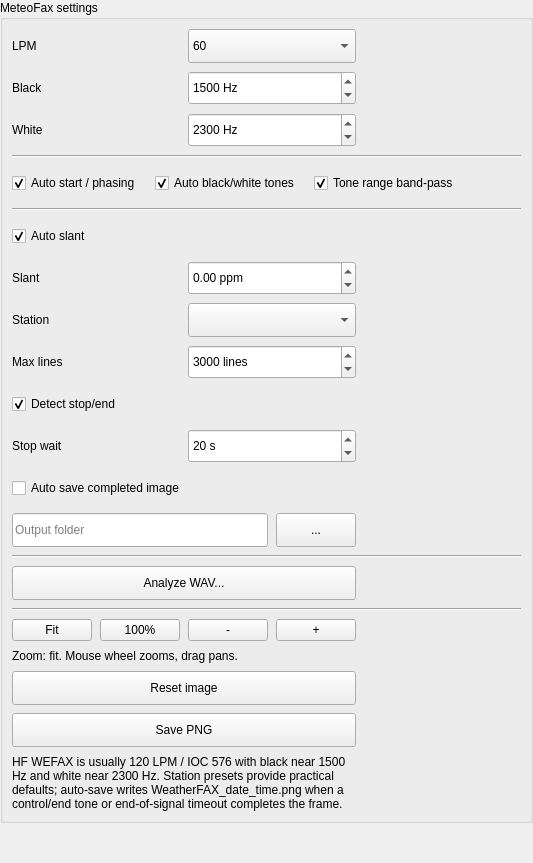
           <widget class="QWidget" name="pageFaxSettings">
            <layout class="QVBoxLayout" name="faxSettingsOuterLayout">
             <property name="spacing">
              <number>8</number>
             </property>
             <property name="leftMargin">
              <number>0</number>
             </property>
             <property name="topMargin">
              <number>0</number>
             </property>
             <property name="rightMargin">
              <number>0</number>
             </property>
             <property name="bottomMargin">
              <number>0</number>
             </property>
             <item>
              <widget class="QGroupBox" name="grpFaxSettings">
               <property name="title">
                <string>MeteoFax settings</string>
               </property>
               <layout class="QGridLayout" name="faxSettingsGridLayout">
                <property name="horizontalSpacing">
                 <number>8</number>
                </property>
                <property name="verticalSpacing">
                 <number>8</number>
                </property>
                <item row="0" column="0">
                 <widget class="QLabel" name="lblFaxLpm">
                  <property name="minimumSize">
                   <size>
                    <width>70</width>
                    <height>34</height>
                   </size>
                  </property>
                  <property name="text">
                   <string>LPM</string>
                  </property>
                 </widget>
                </item>
                <item row="0" column="1">
                 <widget class="QComboBox" name="cmbFaxLpm">
                  <property name="minimumSize">
                   <size>
                    <width>120</width>
                    <height>34</height>
                   </size>
                  </property>
                  <item>
                   <property name="text">
                    <string>60</string>
                   </property>
                  </item>
                  <item>
                   <property name="text">
                    <string>90</string>
                   </property>
                  </item>
                  <item>
                   <property name="text">
                    <string>100</string>
                   </property>
                  </item>
                  <item>
                   <property name="text">
                    <string>120</string>
                   </property>
                  </item>
                  <item>
                   <property name="text">
                    <string>180</string>
                   </property>
                  </item>
                  <item>
                   <property name="text">
                    <string>240</string>
                   </property>
                  </item>
                 </widget>
                </item>
                <item row="1" column="0">
                 <widget class="QLabel" name="lblFaxBlackHz">
                  <property name="minimumSize">
                   <size>
                    <width>70</width>
                    <height>34</height>
                   </size>
                  </property>
                  <property name="text">
                   <string>Black</string>
                  </property>
                 </widget>
                </item>
                <item row="1" column="1">
                 <widget class="QSpinBox" name="spinFaxBlackHz">
                  <property name="minimumSize">
                   <size>
                    <width>120</width>
                    <height>34</height>
                   </size>
                  </property>
                  <property name="minimum">
                   <number>300</number>
                  </property>
                  <property name="maximum">
                   <number>3000</number>
                  </property>
                  <property name="singleStep">
                   <number>10</number>
                  </property>
                  <property name="value">
                   <number>1500</number>
                  </property>
                  <property name="suffix">
                   <string> Hz</string>
                  </property>
                 </widget>
                </item>
                <item row="2" column="0">
                 <widget class="QLabel" name="lblFaxWhiteHz">
                  <property name="minimumSize">
                   <size>
                    <width>70</width>
                    <height>34</height>
                   </size>
                  </property>
                  <property name="text">
                   <string>White</string>
                  </property>
                 </widget>
                </item>
                <item row="2" column="1">
                 <widget class="QSpinBox" name="spinFaxWhiteHz">
                  <property name="minimumSize">
                   <size>
                    <width>120</width>
                    <height>34</height>
                   </size>
                  </property>
                  <property name="minimum">
                   <number>300</number>
                  </property>
                  <property name="maximum">
                   <number>3000</number>
                  </property>
                  <property name="singleStep">
                   <number>10</number>
                  </property>
                  <property name="value">
                   <number>2300</number>
                  </property>
                  <property name="suffix">
                   <string> Hz</string>
                  </property>
                 </widget>
                </item>
                <item row="4" column="0" colspan="3">
                 <layout class="QHBoxLayout" name="faxPrimaryOptionsLayout">
                  <property name="spacing">
                   <number>14</number>
                  </property>
                  <item>
                  <widget class="QCheckBox" name="chkFaxAutoStartPhasing">
                   <property name="minimumSize">
                    <size>
                     <width>0</width>
                     <height>34</height>
                    </size>
                   </property>
                   <property name="text">
                    <string>Auto start / phasing</string>
                   </property>
                   <property name="checked">
                    <bool>true</bool>
                   </property>
                  </widget>
                  </item>
                  <item>
                  <widget class="QCheckBox" name="chkFaxAutoToneTracking">
                   <property name="minimumSize">
                    <size>
                     <width>0</width>
                     <height>34</height>
                    </size>
                   </property>
                   <property name="text">
                    <string>Auto black/white tones</string>
                   </property>
                   <property name="checked">
                    <bool>true</bool>
                   </property>
                  </widget>
                  </item>
                  <item>
                  <widget class="QCheckBox" name="chkFaxInputBandpass">
                   <property name="minimumSize">
                    <size>
                     <width>0</width>
                     <height>34</height>
                    </size>
                   </property>
                   <property name="text">
                    <string>Tone range band-pass</string>
                   </property>
                   <property name="checked">
                    <bool>true</bool>
                   </property>
                  </widget>
                  </item>
                  <item>
                   <spacer name="faxPrimaryOptionsSpacer">
                    <property name="orientation">
                     <enum>Qt::Horizontal</enum>
                    </property>
                    <property name="sizeHint" stdset="0">
                     <size>
                      <width>40</width>
                      <height>20</height>
                     </size>
                    </property>
                   </spacer>
                  </item>
                 </layout>
                </item>
                <item row="10" column="0">
                 <widget class="QLabel" name="lblFaxLinePreset">
                  <property name="minimumSize">
                   <size>
                    <width>70</width>
                    <height>34</height>
                   </size>
                  </property>
                  <property name="text">
                   <string>Station</string>
                  </property>
                 </widget>
                </item>
                <item row="10" column="1">
                 <widget class="QComboBox" name="cmbFaxLinePreset">
                  <property name="minimumSize">
                   <size>
                    <width>120</width>
                    <height>34</height>
                   </size>
                  </property>
                 </widget>
                </item>
                <item row="11" column="0">
                 <widget class="QLabel" name="lblFaxImageLines">
                  <property name="visible">
                   <bool>false</bool>
                  </property>
                  <property name="minimumSize">
                   <size>
                    <width>70</width>
                    <height>34</height>
                   </size>
                  </property>
                  <property name="text">
                   <string>Max lines</string>
                  </property>
                 </widget>
                </item>
                <item row="11" column="1">
                 <widget class="QSpinBox" name="spinFaxImageLines">
                  <property name="visible">
                   <bool>false</bool>
                  </property>
                  <property name="minimumSize">
                   <size>
                    <width>120</width>
                    <height>34</height>
                   </size>
                  </property>
                  <property name="minimum">
                   <number>120</number>
                  </property>
                  <property name="maximum">
                   <number>8000</number>
                  </property>
                  <property name="singleStep">
                   <number>10</number>
                  </property>
                  <property name="value">
                   <number>3000</number>
                  </property>
                  <property name="suffix">
                   <string> lines</string>
                  </property>
                 </widget>
                </item>
                <item row="12" column="0" colspan="2">
                 <widget class="QCheckBox" name="chkFaxEndOfSignal">
                  <property name="minimumSize">
                   <size>
                    <width>0</width>
                    <height>34</height>
                   </size>
                  </property>
                  <property name="text">
                   <string>Detect stop/end</string>
                  </property>
                  <property name="checked">
                   <bool>true</bool>
                  </property>
                 </widget>
                </item>
                <item row="13" column="0">
                 <widget class="QLabel" name="lblFaxEndTimeout">
                  <property name="minimumSize">
                   <size>
                    <width>70</width>
                    <height>34</height>
                   </size>
                  </property>
                  <property name="text">
                   <string>Stop wait</string>
                  </property>
                 </widget>
                </item>
                <item row="13" column="1">
                 <widget class="QSpinBox" name="spinFaxEndTimeoutSec">
                  <property name="minimumSize">
                   <size>
                    <width>120</width>
                    <height>34</height>
                   </size>
                  </property>
                  <property name="minimum">
                   <number>3</number>
                  </property>
                  <property name="maximum">
                   <number>180</number>
                  </property>
                  <property name="singleStep">
                   <number>5</number>
                  </property>
                  <property name="value">
                   <number>20</number>
                  </property>
                  <property name="suffix">
                   <string> s</string>
                  </property>
                 </widget>
                </item>
                <item row="14" column="0" colspan="2">
                 <widget class="QCheckBox" name="chkFaxAutoSave">
                  <property name="minimumSize">
                   <size>
                    <width>0</width>
                    <height>34</height>
                   </size>
                  </property>
                  <property name="text">
                   <string>Auto save completed image</string>
                  </property>
                 </widget>
                </item>
                <item row="15" column="0" colspan="2">
                 <layout class="QHBoxLayout" name="faxOutputFolderLayout">
                  <item>
                   <widget class="QLineEdit" name="editFaxOutputFolder">
                    <property name="minimumSize">
                     <size>
                      <width>0</width>
                      <height>34</height>
                     </size>
                    </property>
                    <property name="placeholderText">
                     <string>Output folder</string>
                    </property>
                   </widget>
                  </item>
                  <item>
                   <widget class="QPushButton" name="btnFaxBrowseOutputFolder">
                    <property name="minimumSize">
                     <size>
                      <width>38</width>
                      <height>34</height>
                     </size>
                    </property>
                    <property name="text">
                     <string>...</string>
                    </property>
                   </widget>
                  </item>
                 </layout>
                </item>
                <item row="17" column="0" colspan="2">
                 <widget class="QPushButton" name="btnFaxAnalyzeWav">
                  <property name="minimumSize">
                   <size>
                    <width>0</width>
                    <height>34</height>
                   </size>
                  </property>
                  <property name="text">
                   <string>Analyze WAV...</string>
                  </property>
                 </widget>
                </item>
                <item row="19" column="0" colspan="2">
                 <layout class="QHBoxLayout" name="faxImageZoomLayout">
                  <item>
                   <widget class="QPushButton" name="btnFaxZoomFit">
                    <property name="text">
                     <string>Fit</string>
                    </property>
                   </widget>
                  </item>
                  <item>
                   <widget class="QPushButton" name="btnFaxZoom100">
                    <property name="text">
                     <string>100%</string>
                    </property>
                   </widget>
                  </item>
                  <item>
                   <widget class="QPushButton" name="btnFaxZoomOut">
                    <property name="text">
                     <string>-</string>
                    </property>
                   </widget>
                  </item>
                  <item>
                   <widget class="QPushButton" name="btnFaxZoomIn">
                    <property name="text">
                     <string>+</string>
                    </property>
                   </widget>
                  </item>
                 </layout>
                </item>
                <item row="20" column="0" colspan="2">
                 <widget class="QLabel" name="lblFaxZoomStatus">
                  <property name="text">
                   <string>Zoom: fit. Mouse wheel zooms, drag pans.</string>
                  </property>
                  <property name="wordWrap">
                   <bool>true</bool>
                  </property>
                 </widget>
                </item>
                <item row="21" column="0" colspan="2">
                 <widget class="QPushButton" name="btnFaxResetImage">
                  <property name="minimumSize">
                   <size>
                    <width>0</width>
                    <height>34</height>
                   </size>
                  </property>
                  <property name="text">
                   <string>Reset image</string>
                  </property>
                 </widget>
                </item>
                <item row="22" column="0" colspan="2">
                 <widget class="QPushButton" name="btnFaxSaveImage">
                  <property name="minimumSize">
                   <size>
                    <width>0</width>
                    <height>34</height>
                   </size>
                  </property>
                  <property name="text">
                   <string>Save PNG</string>
                  </property>
                 </widget>
                </item>
                <item row="23" column="0" colspan="2">
                 <widget class="QLabel" name="lblFaxHint">
                  <property name="text">
                   <string>HF WEFAX is usually 120 LPM / IOC 576 with black near 1500 Hz and white near 2300 Hz. Station presets provide practical defaults; auto-save writes WeatherFAX_date_time.png when a control/end tone or end-of-signal timeout completes the frame.</string>
                  </property>
                  <property name="wordWrap">
                   <bool>true</bool>
                  </property>
                 </widget>
                </item>
                <item row="3" column="0" colspan="3">
                 <widget class="Line" name="lineFaxToneSection">
                  <property name="orientation">
                   <enum>Qt::Horizontal</enum>
                  </property>
                 </widget>
                </item>
                <item row="7" column="0" colspan="3">
                 <widget class="Line" name="lineFaxTrackingSection">
                  <property name="orientation">
                   <enum>Qt::Horizontal</enum>
                  </property>
                 </widget>
                </item>
                <item row="16" column="0" colspan="3">
                 <widget class="Line" name="lineFaxFileSection">
                  <property name="orientation">
                   <enum>Qt::Horizontal</enum>
                  </property>
                 </widget>
                </item>
                <item row="18" column="0" colspan="3">
                 <widget class="Line" name="lineFaxZoomSection">
                  <property name="orientation">
                   <enum>Qt::Horizontal</enum>
                  </property>
                 </widget>
                </item>
                <item row="8" column="0" colspan="2">
                 <widget class="QCheckBox" name="chkFaxAutoSlant">
                  <property name="visible">
                   <bool>false</bool>
                  </property>
                  <property name="minimumSize">
                   <size>
                    <width>0</width>
                    <height>34</height>
                   </size>
                  </property>
                  <property name="text">
                   <string>Auto slant</string>
                  </property>
                  <property name="checked">
                   <bool>true</bool>
                  </property>
                 </widget>
                </item>
                <item row="9" column="0">
                 <widget class="QLabel" name="lblFaxSlantPpm">
                  <property name="visible">
                   <bool>false</bool>
                  </property>
                  <property name="minimumSize">
                   <size>
                    <width>70</width>
                    <height>34</height>
                   </size>
                  </property>
                  <property name="text">
                   <string>Slant</string>
                  </property>
                 </widget>
                </item>
                <item row="9" column="1">
                 <widget class="QDoubleSpinBox" name="spinFaxSlantPpm">
                  <property name="visible">
                   <bool>false</bool>
                  </property>
                  <property name="minimumSize">
                   <size>
                    <width>120</width>
                    <height>34</height>
                   </size>
                  </property>
                  <property name="minimum">
                   <double>-500.000000000000000</double>
                  </property>
                  <property name="maximum">
                   <double>500.000000000000000</double>
                  </property>
                  <property name="singleStep">
                   <double>0.010000000000000</double>
                  </property>
                  <property name="value">
                   <double>0.000000000000000</double>
                  </property>
                  <property name="decimals">
                   <number>2</number>
                  </property>
                  <property name="suffix">
                   <string> ppm</string>
                  </property>
                 </widget>
                </item>
               </layout>
              </widget>
             </item>
             <item>
              <spacer name="faxSettingsSpacer">
               <property name="orientation">
                <enum>Qt::Vertical</enum>
               </property>
               <property name="sizeHint" stdset="0">
                <size>
                 <width>20</width>
                 <height>40</height>
                </size>
               </property>
              </spacer>
             </item>
            </layout>
           </widget>
